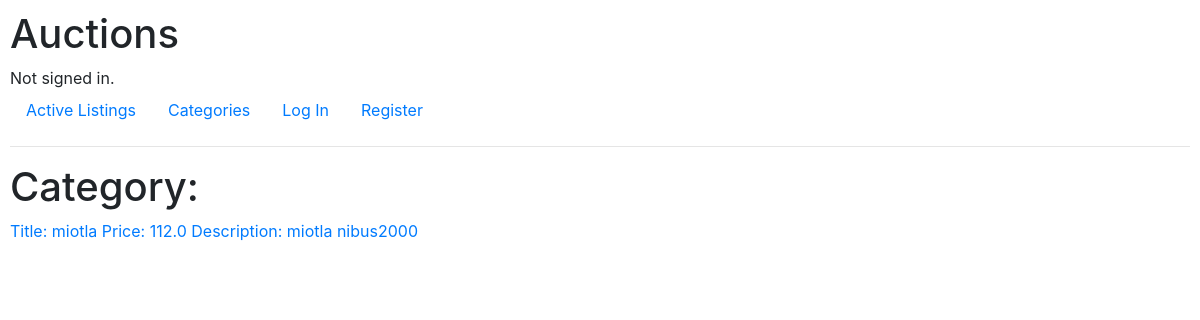
/categories/Toys, run on an earlier commit of the app's database.
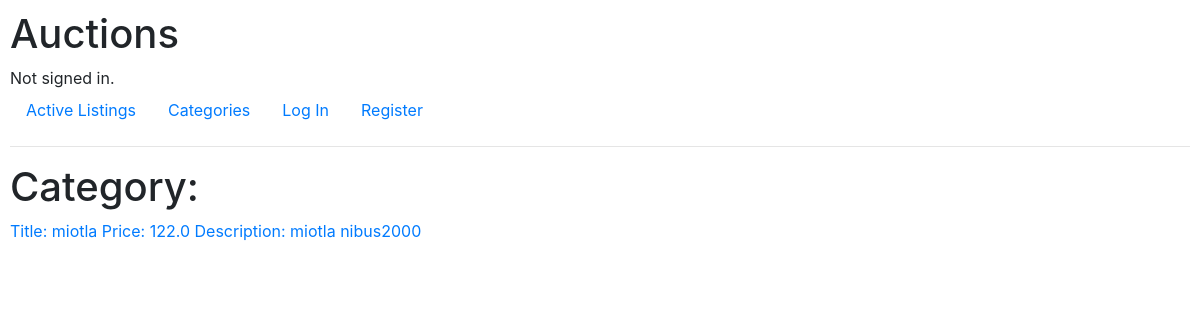
And on a later commit of the database.
### auctions/models.py (models this page shows)
class AuctionListing(models.Model):
    title = models.CharField(max_length=64)
    description = models.CharField(max_length=128)
    starting_bid = models.FloatField()
    image_url = models.CharField(max_length=64,null=True)
    category = models.CharField(max_length=64,default="Toys")
    creator = models.ForeignKey(User,on_delete=models.CASCADE)
    sold = models.BooleanField(default=False)
    def __str__(self):
        return f"Title: {self.title} Price: {self.starting_bid} Description: {self.description}"

### auctions/views.py (the view)
# urls.py: path("categories/<str:category>", views.category, name="category"),
def category(request,category):
     return render(request, "auctions/category.html",{
          'auctions': AuctionListing.objects.filter(category=category)
     })

### auctions/templates/auctions/category.html
{% extends "auctions/layout.html" %}
{% block body %}
    <h1>Category: </h1>
    {% for auction in auctions%}
    <a href="{% url 'listing' auction.id %}">
        {{auction}}
    </a>
    {% endfor %}
{% endblock %}

What changed in the data, as far as the page shows it:
changed AuctionListing: title+starting_bid+description "Title: miotla Price: 112.0 Description: miotla nibus2000" → "Title: miotla Price: 122.0 Description: miotla nibus2000"
